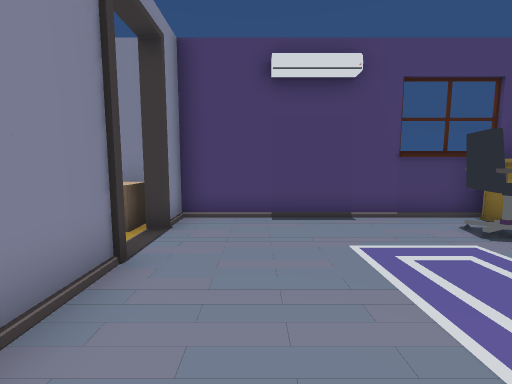
view 1 (above)

19 first-person views from a walk through a scene from a Unity 3-D project. The camera is 1.3 m above the floor, tilts 6° down and sees 90° across. The floor is counted in squares, 1 m on a side. Each view is taken from the middle of a square. On the plan, view 1 faces up. The plan holds only what a view shows up to about 13 squares ahead; the rest is blank. The place goes on beyond the plan.

view 2
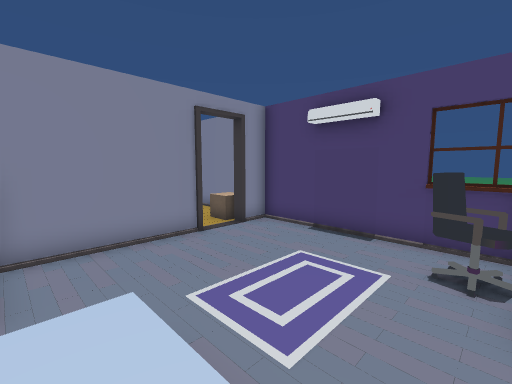

view 3
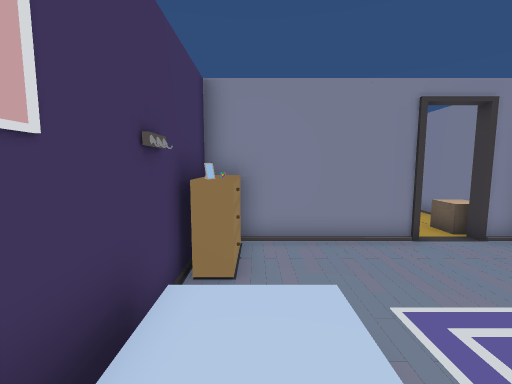

view 4
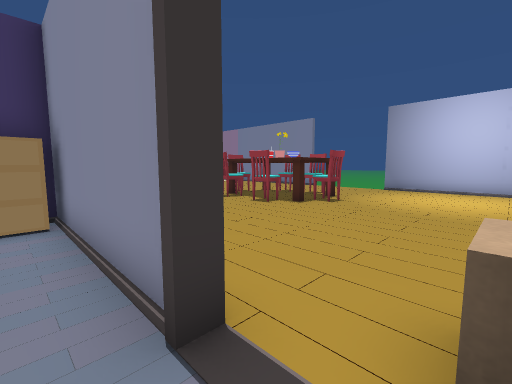

view 5
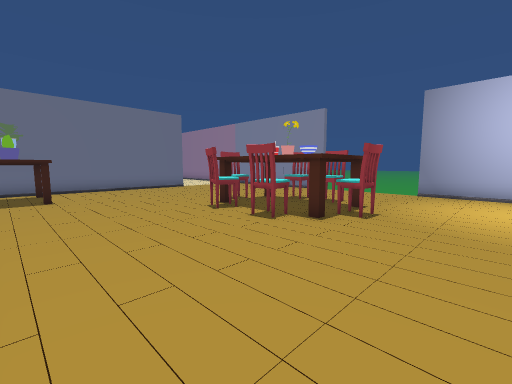

view 6
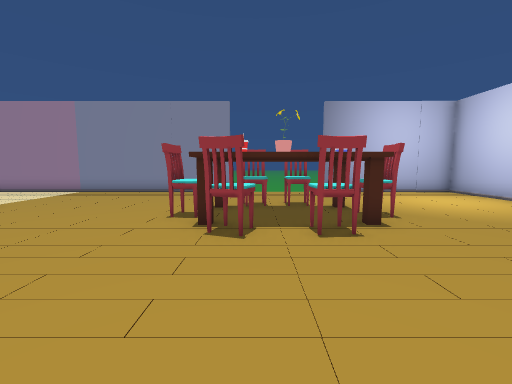

view 7
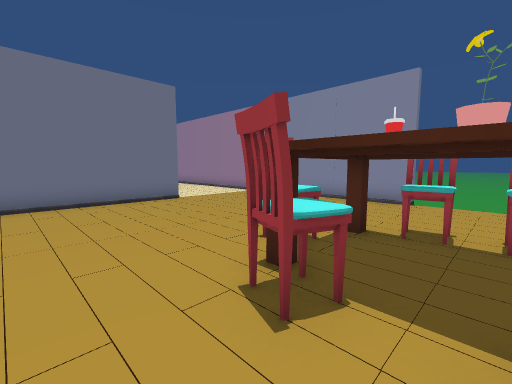

view 8
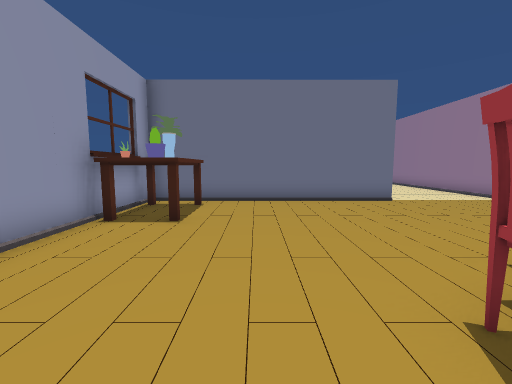

view 9
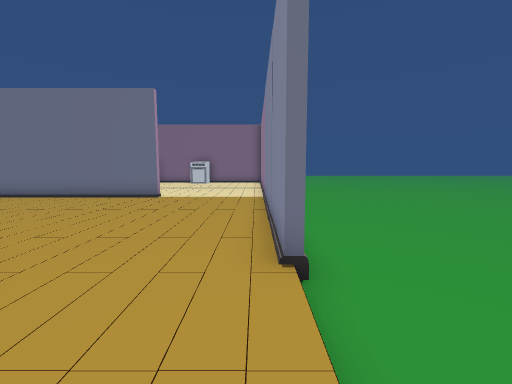

view 10
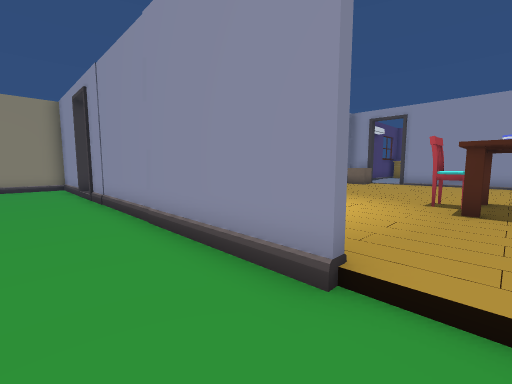

view 11
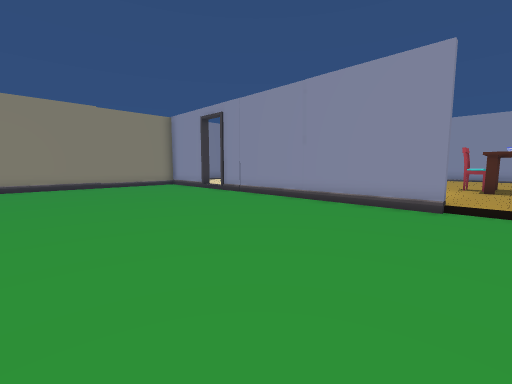

view 12
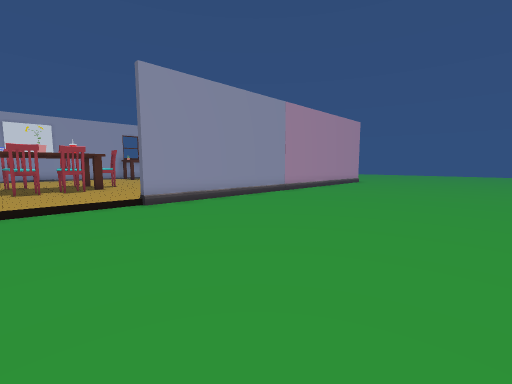

view 13
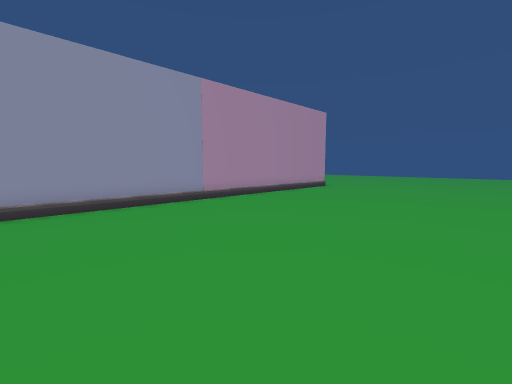

view 14
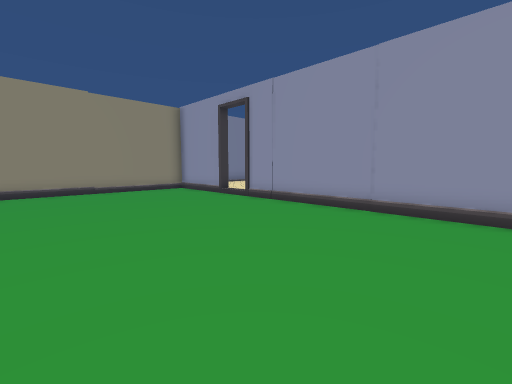

view 15
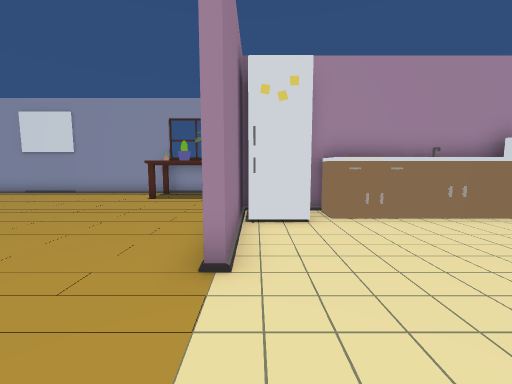

view 16
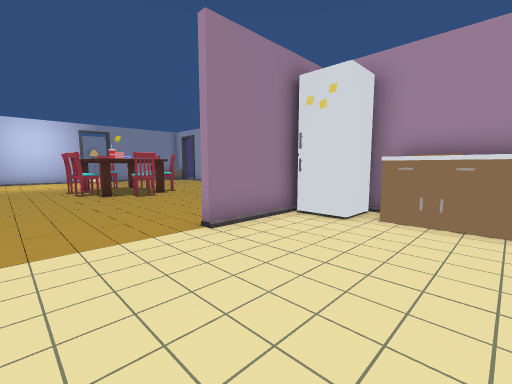

view 17
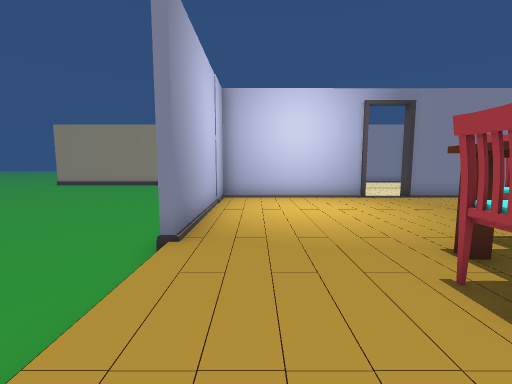

view 18
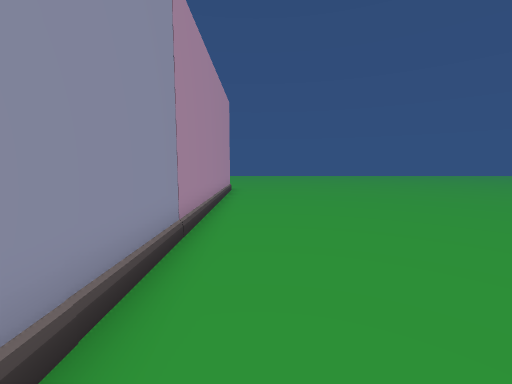

view 19
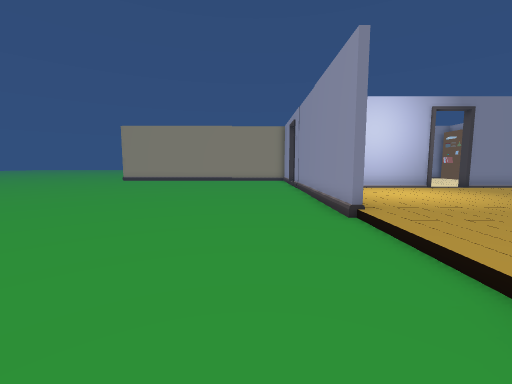

### Floor plan
Key: @ floor where view 1 was taken; # wall or solid block; . main floor; : floor 0.25 m higher than the main floor; + floor 1 m higher than the main floor; / step, stairs or slope; C cube; H chair; B bed; T table; F flower; R fridge; O other object.
Columns run from 24 left of view 1 to 6 right of it. Each row starts with its distance up from view 1.
 15 #########
 14 ........#
 13 ........#
 12 ........##
 11 .........:
 10 ........#
  9 ........##      ::
  8 .........#     :::
  7 .........#     :#
  6 .........######:#####C########
  5 .........#:::::::::::C#:::::HH
  4 ........##::::::::::::::::::HH
  3 ........##::::::::::::#:::  ::
  2 ........##::::::::::::#:::: ::
  1 ........##::::::::::::#::::::
  0 .........::::THH::::::#:@:/BBBB
 -1 .........:::HH TH:::::#:::   +
 -2  ........:::HHFTH:::::#######
 -3 .........:::HH TH:::::#
 -4 .........::::THHH:::::#
 -5 ........##::::HH::::::#
 -6 ........##::::::::::::#
 -7 ........##::::::::::::#
 -8 ........##::::::::::TO#
 -9 .........#::::::::::TF#
-10 .........#::::::::::TF#
-11 .........#:::#######TT#
-12 ........##:::###RR
-13 ........##::::::RR
-14 ........##::::::OO
-15 ........##::::::OO
-16 ........# : ::::OO

Where each view was taken, in squares from view 1:
view 1: 0 up, 0 right, facing up
view 2: 1 down, 5 right, facing up-left
view 3: 1 down, 5 right, facing left
view 4: 5 up, 1 left, facing down-left
view 5: 3 up, 3 left, facing down-left
view 6: 3 down, 3 left, facing left
view 7: 2 down, 6 left, facing down-left
view 8: 2 down, 6 left, facing down
view 9: 1 down, 15 left, facing down
view 10: 1 down, 18 left, facing up-right
view 11: 1 down, 24 left, facing up-right
view 12: 1 down, 24 left, facing down-right
view 13: 6 down, 24 left, facing down-right
view 14: 2 up, 23 left, facing up-right
view 15: 12 down, 14 left, facing right
view 16: 16 down, 14 left, facing up-right
view 17: 4 down, 14 left, facing up
view 18: 7 down, 17 left, facing down
view 19: 6 down, 18 left, facing up
